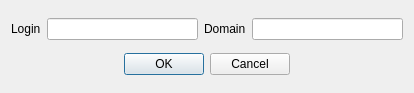
<ui version="4.0" >
 <class>DialogDelete</class>
 <widget class="QDialog" name="DialogDelete" >
  <property name="geometry" >
   <rect>
    <x>0</x>
    <y>0</y>
    <width>414</width>
    <height>93</height>
   </rect>
  </property>
  <property name="windowTitle" >
   <string>Delete Domain</string>
  </property>
  <layout class="QVBoxLayout" name="verticalLayout" >
   <item>
    <layout class="QHBoxLayout" name="horizontalLayout" >
     <item>
      <widget class="QLabel" name="label" >
       <property name="text" >
        <string>Login</string>
       </property>
      </widget>
     </item>
     <item>
      <widget class="QLineEdit" name="lineEdit_Login" >
       <property name="readOnly" >
        <bool>true</bool>
       </property>
      </widget>
     </item>
     <item>
      <widget class="QLabel" name="label_2" >
       <property name="text" >
        <string>Domain</string>
       </property>
      </widget>
     </item>
     <item>
      <widget class="QLineEdit" name="lineEdit_Domain" >
       <property name="readOnly" >
        <bool>true</bool>
       </property>
      </widget>
     </item>
    </layout>
   </item>
   <item>
    <widget class="QDialogButtonBox" name="buttonBox" >
     <property name="orientation" >
      <enum>Qt::Horizontal</enum>
     </property>
     <property name="standardButtons" >
      <set>QDialogButtonBox::Cancel|QDialogButtonBox::Ok</set>
     </property>
     <property name="centerButtons" >
      <bool>true</bool>
     </property>
    </widget>
   </item>
  </layout>
 </widget>
 <resources/>
 <connections>
  <connection>
   <sender>buttonBox</sender>
   <signal>rejected()</signal>
   <receiver>DialogDelete</receiver>
   <slot>reject()</slot>
   <hints>
    <hint type="sourcelabel" >
     <x>316</x>
     <y>260</y>
    </hint>
    <hint type="destinationlabel" >
     <x>286</x>
     <y>274</y>
    </hint>
   </hints>
  </connection>
 </connections>
</ui>
